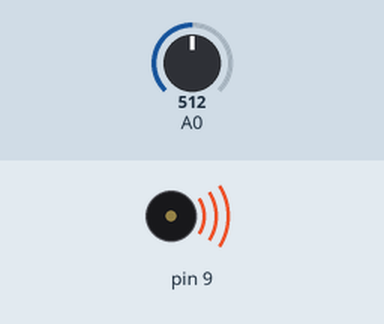
Recording of a sketch running on a simulated Arduino Uno, built with avr-gcc and run on an emulated ATmega328P. Shown: buzzer (waves = sounding). Inputs (shaded band) come from the test bench; at power-on: A0 = 512. What the sketch prints to the serial monitor is not drawn.

Above: at 0.1 s.
Timing chart, 0 to 1.6 s (numbered marks = the images above):
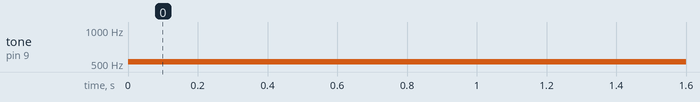

The sketch:

Tone_Pitch_Follower.ino
```cpp
int sensorReading = 0;

void setup()
{
  pinMode(A0, INPUT);
  Serial.begin(9600);
  pinMode(9, OUTPUT);
}

void loop()
{
  // read the sensor
  sensorReading = analogRead(A0);
  // print the sensor reading so you know its range
  Serial.println(sensorReading);
  // map the sensor reading to a range for the
  // speaker
  tone(9, 440 * pow(2.0, (constrain(int(map(sensorReading, 0, 1023, 36, 84)), 35, 127) - 57) / 12.0), 1000);
  delay(10); // Delay a little bit to improve simulation performance
}
```

Measured:
- by itself, tone on pin 9: silent → 523 Hz at 0.00 s
